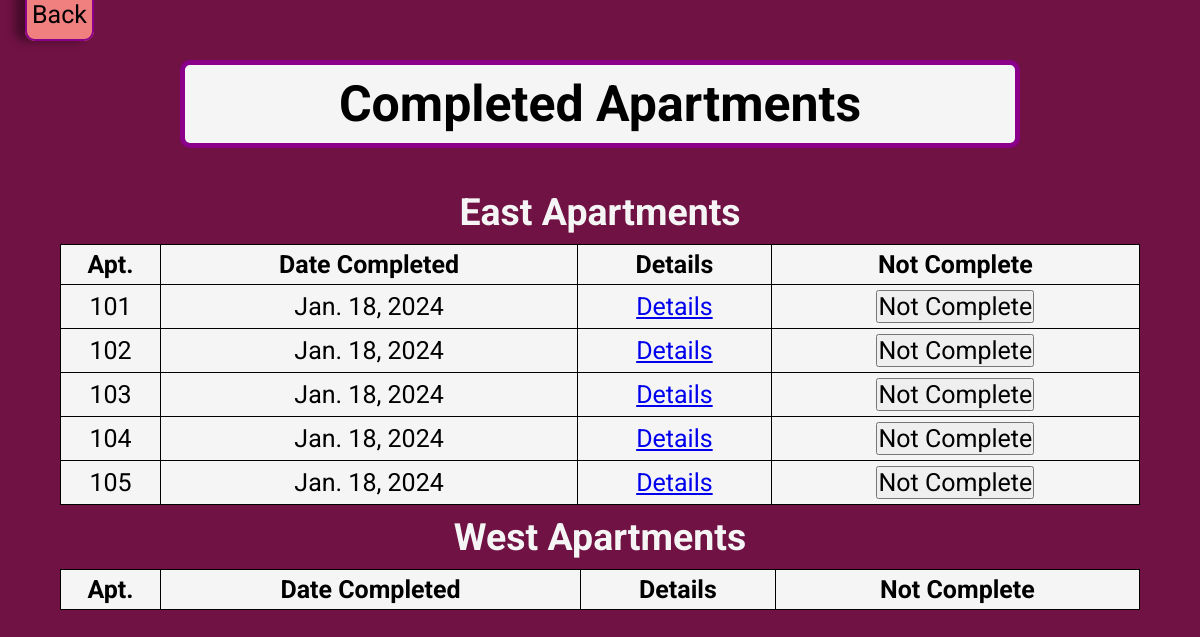
Screenshot of /streaming-transition/complete/ (signed in) with the database file from the repository.
### streaming_transition/models.py (models this page shows, shortened)
class Apartment(models.Model):
    apartment_number = models.IntegerField()
    building = models.CharField(max_length=255)
    complete = models.BooleanField(default=False)
    date_completed = models.DateField(null=True, blank=True)

### streaming_transition/views.py (the view)
# urls.py: path('complete/', CompleteView.as_view(), name='complete'),
class CompleteView(LoginRequiredMixin, ListView):
    model = Apartment
    template_name = 'base/complete.html'
    def get_context_data(self, **kwargs):
        context = super().get_context_data(**kwargs)
        east_apartments = Apartment.objects.filter(building='East', complete=True).order_by('apartment_number')
        west_apartments = Apartment.objects.filter(building='West', complete=True).order_by('apartment_number')
        context['east_apartments'] = east_apartments
        context['west_apartments'] = west_apartments
        return context

### streaming_transition/templates/base/complete.html (shortened to what this page needs)
{% include 'base/streaming-transition-main.html' %}
{% block content %}
<div class="header">
    <h1>Completed Apartments</h1>
</div>
<div class="tableHeader">
    <h2>East Apartments</h2>
</div>
<table>
    <thead>
        <tr>
            <th>Apt.</th>
            <th>Date Completed</th>
            <th>Details</th>
            <th>Not Complete</th>
        </tr>
    </thead>
    <tbody>
        {% for apartment in east_apartments %}
        <tr>
            <td>{{ apartment.apartment_number }}</td>
            <td>
                <p>{{ apartment.date_completed }}</p>
            </td>
            <td><a href="#">Details</a></td>
            <td>
                <button class="not-complete-button" data-apartment-id="{{ apartment.id }}">
                    Not Complete
                </button>
            </td>
        </tr>
        {% endfor %}
    </tbody>
</table>
<div class="tableHeader">
    <h2>West Apartments</h2>
</div>
<table>
    <thead>
        <tr>
            <th>Apt.</th>
            <th>Date Completed</th>
            <th>Details</th>
            <th>Not Complete</th>
        </tr>
    </thead>
</table>
{% endblock %}

### streaming_transition/templates/base/streaming-transition-main.html (shortened to what this page needs)
{% load static %}
<!DOCTYPE html>
<html lang="en">
<head>
    <link rel='stylesheet' type='text/css' media='screen' href="{% static 'css/streaming-transition-stylesheet.css' %}">
</head>
<body>
    <a href="{% url 'streaming-transition-home' %}" class="btnLink btnBack">Back</a>
</body>
</html>

### streaming_transition/static/css/streaming-transition-stylesheet.css (style rules this page uses)
* { margin: 0; padding: 0; box-sizing: border-box; font-size: 25px; font-family: 'Roboto', sans-serif; }
body { background-color: rgb(112, 18, 68); }
.btnLink { background-color: lightcoral; border: 2px solid darkmagenta; width: 275px; text-align: center; padding: 10px 5px; border-radius: 10px; margin: 1rem; box-shadow: -10px 0px 10px 0px rgba(0, 0, 0, 0.4); transition: all 0.15s ease-in-out; }
.btnBack { margin-top: 10px; text-decoration: none; color: black; }
.header { background-color: whitesmoke; display: flex; justify-content: center; align-items: center; min-width: 350px; width: 70%; margin: 1.25rem; margin-left: auto; margin-right: auto; border-radius: 10px; border: 5px solid darkmagenta; }
.header h1 { font-size: 2rem; padding: 10px; text-align: center; }
table { background-color: whitesmoke; width: 90%; border-collapse: collapse; margin-left: auto; margin-right: auto; }
table td, table th { border: 1px solid black; text-align: center; padding: 5px; }
table td:first-child, table th:first-child { width: 100px; }
.tableHeader { display: flex; justify-content: center; align-items: center; }
.tableHeader h2 { font-size: 1.5rem; padding: 10px; text-align: center; color: whitesmoke; }

### rows the page displays
Apartment: apartment_number "101", date_completed "Jan. 18, 2024"
Apartment: apartment_number "102", date_completed "Jan. 18, 2024"
Apartment: apartment_number "103", date_completed "Jan. 18, 2024"
Apartment: apartment_number "104", date_completed "Jan. 18, 2024"
Apartment: apartment_number "105", date_completed "Jan. 18, 2024"
